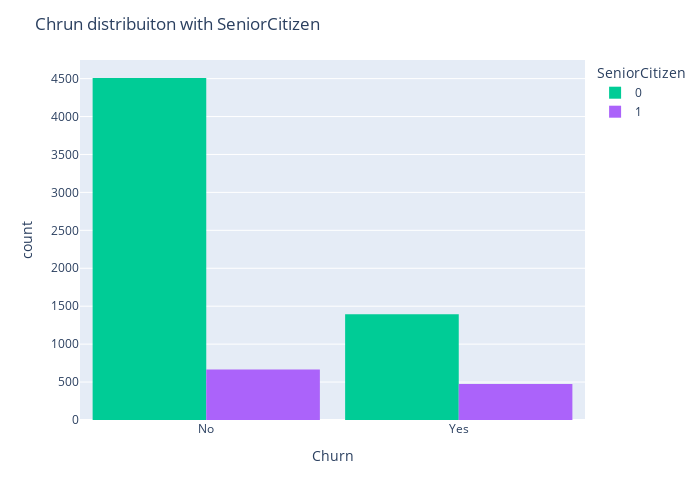

Notebook code for this chart:
### Code cell
color= {"Yes": 'blue', "No": 'lightblue'}
fig = px.histogram(df, x="Churn", color="SeniorCitizen", barmode="group", color_discrete_map=color)
fig.update_layout(width=700, height=500, bargap=0.1)
fig.update_layout(title='Chrun distribuiton with SeniorCitizen')
fig.show()

### Figure 1 — Plotly figure (JSON) as saved in the notebook; plotly's stock layout.template omitted (floating-point values rounded to 4 significant figures; data arrays with more than 128 entries replaced by an {"elided": "..."} marker saying what was removed)
{"data": [{"alignmentgroup": "True", "bingroup": "x", "hovertemplate": "SeniorCitizen=0<br>Churn=%{x}<br>count=%{y}<extra></extra>", "legendgroup": "0", "marker": {"color": "#00cc96", "pattern": {"shape": ""}}, "name": "0", "offsetgroup": "0", "orientation": "v", "showlegend": true, "type": "histogram", "x": {"elided": "5901 str values"}, "xaxis": "x", "yaxis": "y"}, {"alignmentgroup": "True", "bingroup": "x", "hovertemplate": "SeniorCitizen=1<br>Churn=%{x}<br>count=%{y}<extra></extra>", "legendgroup": "1", "marker": {"color": "#ab63fa", "pattern": {"shape": ""}}, "name": "1", "offsetgroup": "1", "orientation": "v", "showlegend": true, "type": "histogram", "x": {"elided": "1142 str values"}, "xaxis": "x", "yaxis": "y"}], "layout": {"bargap": 0.1, "barmode": "group", "height": 500, "legend": {"title": {"text": "SeniorCitizen"}, "tracegroupgap": 0}, "margin": {"t": 60}, "title": {"text": "Chrun distribuiton with SeniorCitizen"}, "width": 700, "xaxis": {"anchor": "y", "domain": [0, 1], "title": {"text": "Churn"}}, "yaxis": {"anchor": "x", "domain": [0, 1], "title": {"text": "count"}}}}
